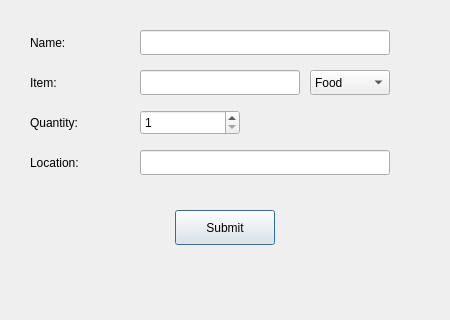
<?xml version="1.0" encoding="UTF-8"?>
<ui version="4.0">
 <class>MakeRequestWindow</class>
 <widget class="QDialog" name="MakeRequestWindow">
  <property name="geometry">
   <rect>
    <x>0</x>
    <y>0</y>
    <width>450</width>
    <height>320</height>
   </rect>
  </property>
  <property name="windowTitle">
   <string>Make a Request</string>
  </property>

  <!-- Name -->
  <widget class="QLabel" name="nameLabel">
   <property name="geometry">
    <rect>
     <x>30</x>
     <y>30</y>
     <width>100</width>
     <height>25</height>
    </rect>
   </property>
   <property name="text">
    <string>Name:</string>
   </property>
  </widget>
  <widget class="QLineEdit" name="nameLineEdit">
   <property name="geometry">
    <rect>
     <x>140</x>
     <y>30</y>
     <width>250</width>
     <height>25</height>
    </rect>
   </property>
  </widget>

  <!-- Item Name -->
  <widget class="QLabel" name="itemLabel">
   <property name="geometry">
    <rect>
     <x>30</x>
     <y>70</y>
     <width>100</width>
     <height>25</height>
    </rect>
   </property>
   <property name="text">
    <string>Item:</string>
   </property>
  </widget>
  <widget class="QLineEdit" name="itemLineEdit">
   <property name="geometry">
    <rect>
     <x>140</x>
     <y>70</y>
     <width>160</width>
     <height>25</height>
    </rect>
   </property>
  </widget>

  <!-- Category -->
  <widget class="QComboBox" name="categoryComboBox">
   <property name="geometry">
    <rect>
     <x>310</x>
     <y>70</y>
     <width>80</width>
     <height>25</height>
    </rect>
   </property>
   <item>
    <property name="text">
     <string>Food</string>
    </property>
   </item>
   <item>
    <property name="text">
     <string>Clothing</string>
    </property>
   </item>
   <item>
    <property name="text">
     <string>Medicine</string>
    </property>
   </item>
   <item>
    <property name="text">
     <string>Other</string>
    </property>
   </item>
  </widget>

  <!-- Quantity -->
  <widget class="QLabel" name="quantityLabel">
   <property name="geometry">
    <rect>
     <x>30</x>
     <y>110</y>
     <width>100</width>
     <height>25</height>
    </rect>
   </property>
   <property name="text">
    <string>Quantity:</string>
   </property>
  </widget>
  <widget class="QSpinBox" name="quantitySpinBox">
   <property name="geometry">
    <rect>
     <x>140</x>
     <y>110</y>
     <width>100</width>
     <height>25</height>
    </rect>
   </property>
   <property name="minimum">
    <number>1</number>
   </property>
   <property name="maximum">
    <number>999</number>
   </property>
  </widget>

  <!-- Location -->
  <widget class="QLabel" name="locationLabel">
   <property name="geometry">
    <rect>
     <x>30</x>
     <y>150</y>
     <width>100</width>
     <height>25</height>
    </rect>
   </property>
   <property name="text">
    <string>Location:</string>
   </property>
  </widget>
  <widget class="QLineEdit" name="locationLineEdit">
   <property name="geometry">
    <rect>
     <x>140</x>
     <y>150</y>
     <width>250</width>
     <height>25</height>
    </rect>
   </property>
  </widget>

  <!-- Submit Button -->
  <widget class="QPushButton" name="submitButton">
   <property name="geometry">
    <rect>
     <x>175</x>
     <y>210</y>
     <width>100</width>
     <height>35</height>
    </rect>
   </property>
   <property name="text">
    <string>Submit</string>
   </property>
  </widget>

 </widget>
 <resources/>
 <connections/>
</ui>
